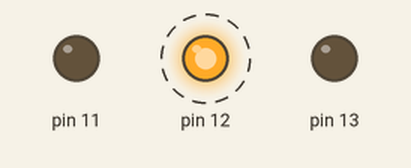
Simulated run of this sketch. Board: Arduino Uno, built with avr-gcc and run on an emulated ATmega328P. On the bench: output pins drawn as LEDs (lit = HIGH). Dashed ring = blinking.

Above: at 0.5 s.
Timing chart, 0 to 4.6 s (numbered marks = the images above):
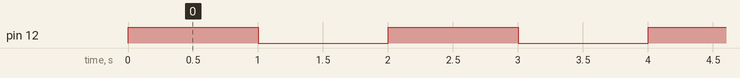

Measured:
- by itself, pin 12: alternates HIGH for 1.0 s and LOW for 1.0 s

The sketch:

sem_foro_de_alerta_1.ino
```cpp
void setup()
{
  pinMode(13, OUTPUT);
  pinMode(11, OUTPUT);
  pinMode(12, OUTPUT);
}

void loop() // Pisca a luz amarela de alerta
{
  digitalWrite(12, HIGH);
  delay(1000);
  digitalWrite(12, LOW);
  delay(1000);

}
```
